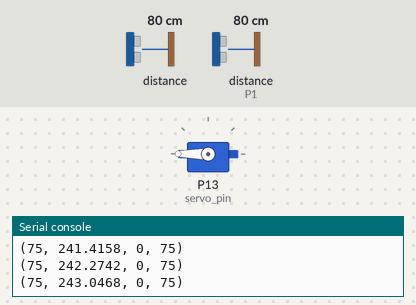
Bench run of a program on a simulated BBC micro:bit running MicroPython. On the bench: servo, the last lines printed to the serial console. The test bench sets the inputs (shaded band); at power-on: distance to the obstacle 80 cm, distance to the obstacle (sensor on P1) 80 cm. The echo pulse lasts 58.3 µs per cm; servo angles are drawn from the pulse width (0.5 ms = 0°, 2.5 ms = 180°).

Above: at 1.2 s.
1.3 s: distance to the obstacle (sensor 0) set to 2 cm
At 3.3 s:
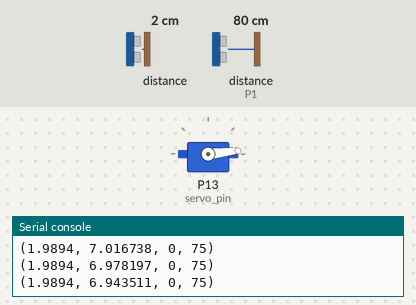
4.3 s: distance to the obstacle (sensor 0) set to 18 cm
At 7.0 s:
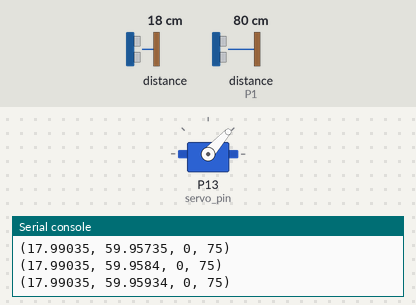
7.3 s: distance to the obstacle (sensor 0) set to 120 cm
At 7.47 s:
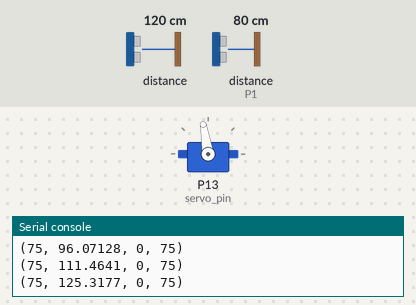
9.4 s: distance to the obstacle (sensor 0) set to 35 cm
At 9.61 s:
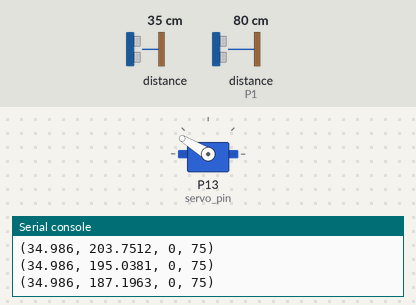
Timing chart, 0 to 12.5 s (numbered marks = the images above; inputs shaded):
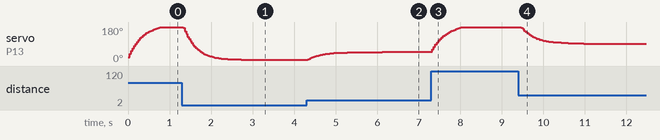

Measured:
- after the input at 1.3 s, servo on P13 (servo_pin): moves from 180° to 6° over 1.4 s, starting at once
- after the input at 4.3 s, servo on P13 (servo_pin): moves from 6° to 48° over 1.8 s, starting at once
- after the input at 7.3 s, servo on P13 (servo_pin): moves from 48° to 180° over 0.73 s, starting at once
- after the input at 9.4 s, servo on P13 (servo_pin): moves from 180° to 92° over 1.5 s, starting after 0.07 s

The program:

servo_ultrasonic_smoothed.py
```python
from microbit import *
from machine import time_pulse_us

# Servo control:
# 100 = 1 millisecond pulse all right
# 200 = 2 millisecond pulse all left
# 150 = 1.5 millisecond pulse center

# Set up the servo pin.
# You can choose pinX (where X is the
# number next to the pin on your board)
servo_pin = pin13  # change 13 to the pin you have the yellow/orange wire connected to
servo_pin.set_analog_period(20)
trig = pin0
echo = pin1
MIN_WIDTH = 0.5
MAX_WIDTH = 2.7
MIN_ANGLE = 0
MAX_ANGLE = 250


def setup_ultrasonic():

    trig.write_digital(0)
    echo.read_digital()


def move_to_angle(angle, min_angle=MIN_ANGLE, max_angle=MAX_ANGLE):
    angle = max(min_angle, angle)
    angle = min(max_angle, angle)
    width = (angle / max_angle) * (MAX_WIDTH - MIN_WIDTH) + MIN_WIDTH
    set_pulse(width)


def set_pulse(width):
    servo_pin.write_analog(1023 * width / 20)


def get_distance():
    trig.write_digital(1)
    trig.write_digital(0)

    micros = time_pulse_us(echo, 1)
    t_echo = micros / 1000000

    distance_cm = (t_echo / 2) * 34300
    return distance_cm

def translate(value, leftMin, leftMax, rightMin, rightMax):
    # Figure out how 'wide' each range is
    leftSpan = leftMax - leftMin
    rightSpan = rightMax - rightMin

    # Convert the left range into a 0-1 range (float)
    valueScaled = float(value - leftMin) / float(leftSpan)

    # Convert the 0-1 range into a value in the right range.
    return rightMin + (valueScaled * rightSpan)

setup_ultrasonic()

#set some limits for detection range. In this case, it's 75 cm or about a foot and a half.
min_distance, max_distance = 0, 75

smoothing_amount = 0.1
smooth_distance = 0.0

while True:
    dist = get_distance()
    dist = max(min_distance, min(max_distance, dist))
    smooth_distance = (1-smoothing_amount) * smooth_distance + smoothing_amount * dist
    angle = translate(smooth_distance, min_distance, max_distance, MIN_ANGLE, MAX_ANGLE)
    move_to_angle(angle)
    print((dist, angle, min_distance, max_distance))
    sleep(30)
```
